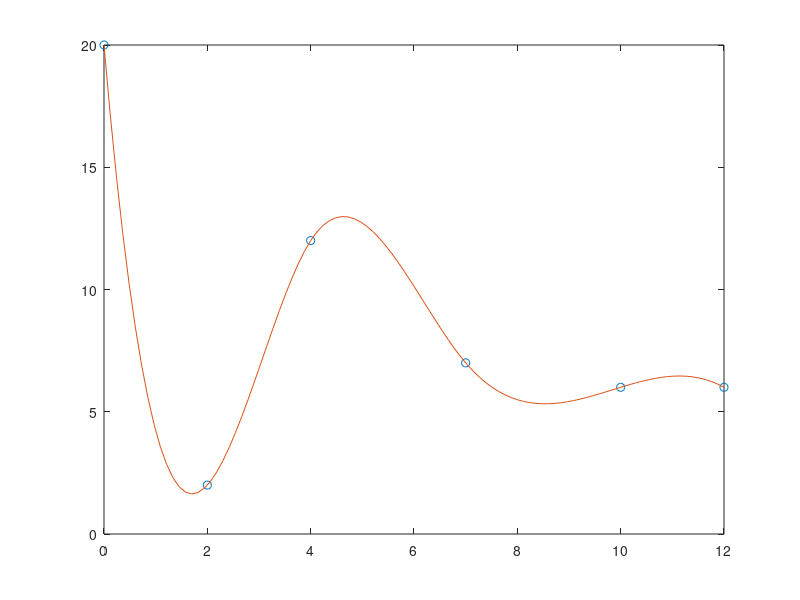

The MATLAB script that drew this image:
%{
7.Interpolate the following data using cubic splines with 
knot-a-not end condition andalso with clamped end condition 
with first derivatives set equal to 0. Plot bothcurves along 
with the data on the same graph. Use both interpolating 
methods toestimate the y-value when x = 1.5.
%}

x = [0 2 4 7 10 12];
y = [20 2 012 7 6 6];
xx = linspace(min(x), max(x));
yy = spline(x, y, xx);
plot(x, y, 'o', xx, yy);